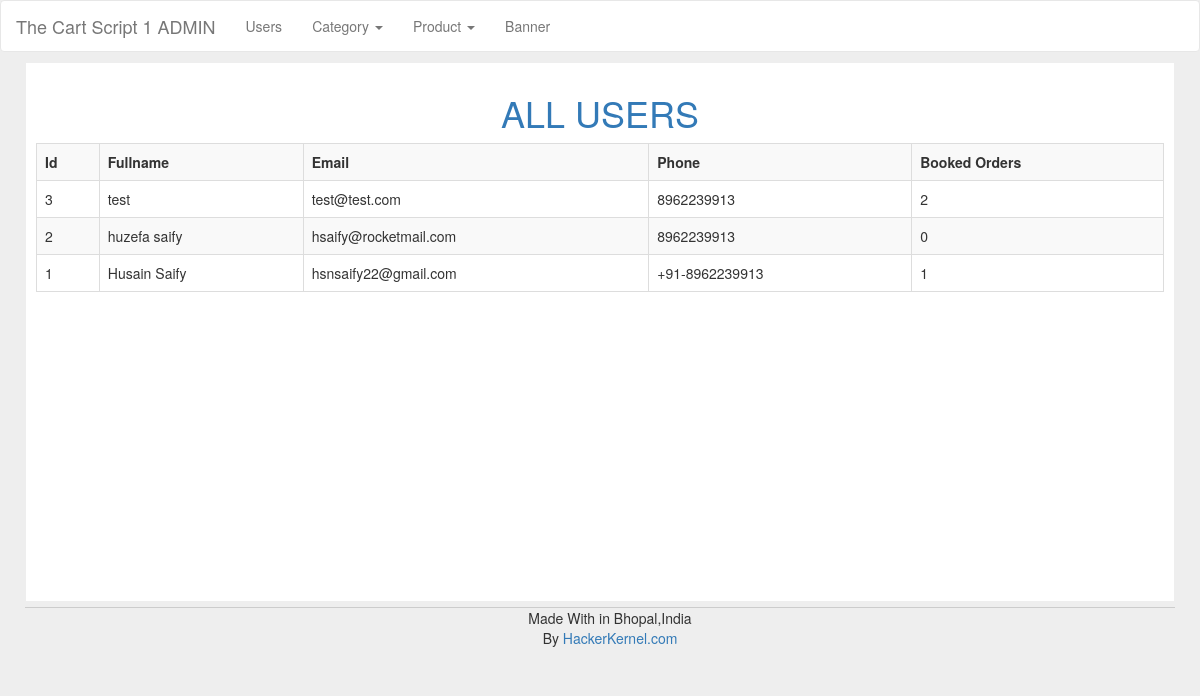
Page /admin/users.php (signed in) on the committed database.
### tables this page shows
CREATE TABLE IF NOT EXISTS `user` (
  `id` int(11) NOT NULL,
  `fullname` text NOT NULL,
  `email` text NOT NULL,
  `phone` text NOT NULL,
  `password` text NOT NULL
);

### classes/Db.php (called while the page is built, shortened)
<?php
	class Db{
		public static $_mysqli = null;
		private $_host = "localhost",
				$_database = "hk_cart_v1",
				$_username = "root",
				$_password = "";
		public function __construct(){
			return $this->Connnect();
		}
		public function Connnect(){
			self::$_mysqli = mysqli_connect($this->_host,$this->_username,$this->_password,$this->_database);
			if(!mysqli_connect_errno()){
				return self::$_mysqli;
			}else{
				echo "Connection Failed ". mysqli_connect_error();
			}
		}
		public function Query($q){
			$v =  mysqli_query(self::$_mysqli, $q);
			return $v;
		}
		public function FetchAll($howmuch, $table, $where, $order){
			if(isset($where)){
				$q =  $this->Query("SELECT {$howmuch} FROM {$table} WHERE {$where} ORDER BY {$order}");
			}else{
				$q = $this->Query("SELECT {$howmuch} FROM {$table} ORDER BY {$order}");
			}
			$fetchArray = array();
			$i = 0;
			while($fetch = mysqli_fetch_assoc($q)){
				$fetchArray[$i] = $fetch;
				$i++;
			}
			return $fetchArray;
		}
		public function GetNum($table,$where){
			if(is_null($where) == false){
				$q = $this->Query("SELECT * FROM `{$table}` WHERE {$where}");
				$num = mysqli_num_rows($q);
			}else{
				$q = $this->Query("SELECT * FROM `{$table}`");
				$num = mysqli_num_rows($q);
			}
			return $num;
		}
	}
?>

### admin/inc/init.php (called while the page is built, shortened)
<?php
	require_once("./../classes/Db.php");
	$db = new Db();
?>

### admin/users.php (the view, shortened to what this page needs)
<?php
	require_once("inc/header.php");
	require_once("inc/navbar.php");
?>
<div class="container padding-10">
	<div id="search-container">
		<h1 class="text-center text-bs-primary text-upper">All Users</h1>
		<table class="table table-bordered table-striped">
			<th>Id</th>
			<th>Fullname</th>
			<th>Email</th>
			<th>Phone</th>
			<th>Booked Orders</th>
			<tr>
		<?php
			$users = $db->FetchAll("id,fullname,email,phone","user",null,"`id` DESC");
			foreach ($users as $key => $user) {
				$user_id = $user['id'];
				$booked_orders = $db->GetNum("buy","user_id='$user_id'");
				echo "<td>{$user['id']}</td><td>{$user['fullname']}</td><td>{$user['email']}</td><td>{$user['phone']}</td><td>{$booked_orders}</td><tr>";
			}
		?>
		</table>
	</div>
	<?php require_once("../inc/footer-nav.php"); ?>
</div>
<?php require_once("inc/footer.php"); ?>

### css/hackerkernel.css (style rules this page uses)
.text-center { text-align: center; }
.text-upper { text-transform: uppercase; }
.text-bs-primary { color: #337ab7; }
.padding-10 { padding: 10px; }

### css/cart.css (style rules this page uses)
body { background: #eee; }
#search-container { height: auto; width: 100%; background: white; padding: 10px; border:1px solid #eee; min-height: 540px; margin-bottom: 5px; }

### rows in the picture
user: id "3", fullname "test", email "test@test.com", phone "8962239913", booked_orders "2"
user: id "2", fullname "huzefa saify", email "hsaify@rocketmail.com", phone "8962239913", booked_orders "0"
user: id "1", fullname "Husain Saify", email "hsnsaify22@gmail.com", phone "+91-8962239913", booked_orders "1"
